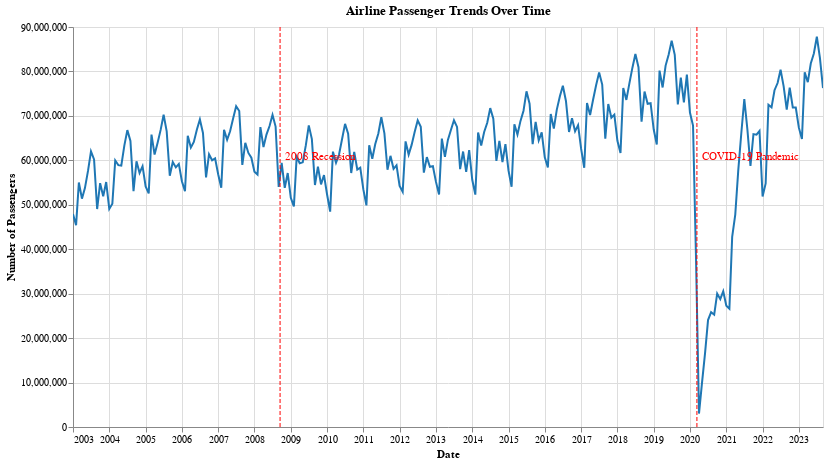

This figure's notebook cell:
### Code cell
# Sort chronologically
df = df.sort_values('date')

# Create a base chart
base = alt.Chart(df).encode(
    x=alt.X('date:T', title='Date'),
    y=alt.Y('total_passengers:Q', title='Number of Passengers')
)

# Passenger trend line
line = base.mark_line(color='#1f77b4').encode(
    tooltip=['date:T', 'total_passengers:Q']
)

# Key global events
events = pd.DataFrame([
    {'event': '2008 Recession', 'date': '2008-09-15'},
    {'event': 'COVID-19 Pandemic', 'date': '2020-03-11'}
])
events['date'] = pd.to_datetime(events['date'])

event_rules = alt.Chart(events).mark_rule(color='red', strokeDash=[4, 2]).encode(
    x='date:T',
    tooltip=['event']
)

event_labels = alt.Chart(events).mark_text(
    align='left', dx=5, dy=-70, color='red', fontSize=11
).encode(
    x='date:T',
    text='event'
)

# Combine all layers
chart = (line + event_rules + event_labels).properties(
    title='Airline Passenger Trends Over Time',
    width=750,
    height=400
).interactive()

chart

### Figure 1 — Vega-Lite specification as saved in the notebook (floating-point values rounded to 4 significant figures; data arrays with more than 128 entries replaced by an {"elided": "..."} marker saying what was removed)
{"config": {"view": {"continuousWidth": 300, "continuousHeight": 300}}, "layer": [{"data": {"name": "data-35f0932dcb8e277402e24506a9cdc000"}, "mark": {"type": "line", "color": "#1f77b4"}, "encoding": {"tooltip": [{"field": "date", "type": "temporal"}, {"field": "total_passengers", "type": "quantitative"}], "x": {"field": "date", "title": "Date", "type": "temporal"}, "y": {"field": "total_passengers", "title": "Number of Passengers", "type": "quantitative"}}, "name": "view_1"}, {"data": {"name": "data-60e9010eaecded7049bc4c063ec51524"}, "mark": {"type": "rule", "color": "red", "strokeDash": [4, 2]}, "encoding": {"tooltip": [{"field": "event", "type": "nominal"}], "x": {"field": "date", "type": "temporal"}}}, {"data": {"name": "data-60e9010eaecded7049bc4c063ec51524"}, "mark": {"type": "text", "align": "left", "color": "red", "dx": 5, "dy": -70, "fontSize": 11}, "encoding": {"text": {"field": "event", "type": "nominal"}, "x": {"field": "date", "type": "temporal"}}}], "height": 400, "params": [{"name": "param_1", "select": {"type": "interval", "encodings": ["x", "y"]}, "bind": "scales", "views": ["view_1"]}], "title": "Airline Passenger Trends Over Time", "width": 750, "$schema": "https://vega.github.io/schema/vega-lite/v5.20.1.json", "datasets": {"data-35f0932dcb8e277402e24506a9cdc000": {"elided": "249 records"}, "data-60e9010eaecded7049bc4c063ec51524": [{"event": "2008 Recession", "date": "2008-09-15T00:00:00"}, {"event": "COVID-19 Pandemic", "date": "2020-03-11T00:00:00"}]}}
